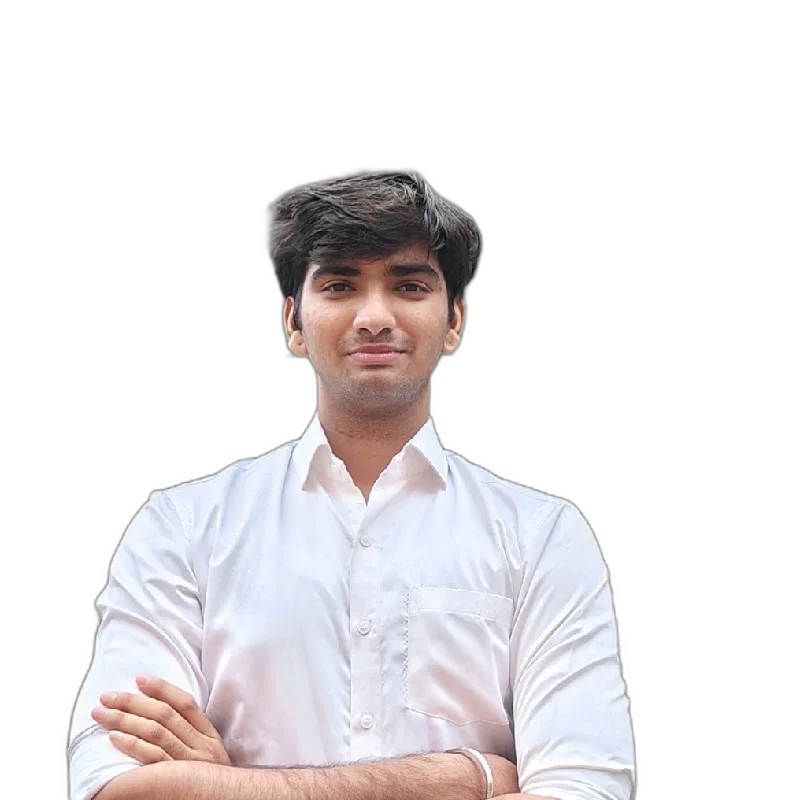
#> input picture aryan_photo_nobg.png, 800 x 800 px
$ python generate_perfect_portrait.py
#> lines starting #> are read from the running program, lines starting #| are printed output that depends on the picture; after the words box and inside, x2 and y2 are one past the last pixel; in counts of white or black regions, pixels touching at a corner belong together
import os
import math
import shutil
import numpy as np
from PIL import Image, ImageFilter, ImageOps

def load_and_crop_photo(photo_path, target_w=300, target_h=307):
#> called with photo_path = 'aryan_photo_nobg.png', target_w = 300, target_h = 307
    img = Image.open(photo_path)
#> img is the input picture: PIL image 800x800 RGBA; mean R, G, B, A 68.7, 65.3, 66.8, 85.9
    arr = np.array(img.convert("RGBA"), dtype=np.float32)

    alpha = arr[:, :, 3] / 255.0
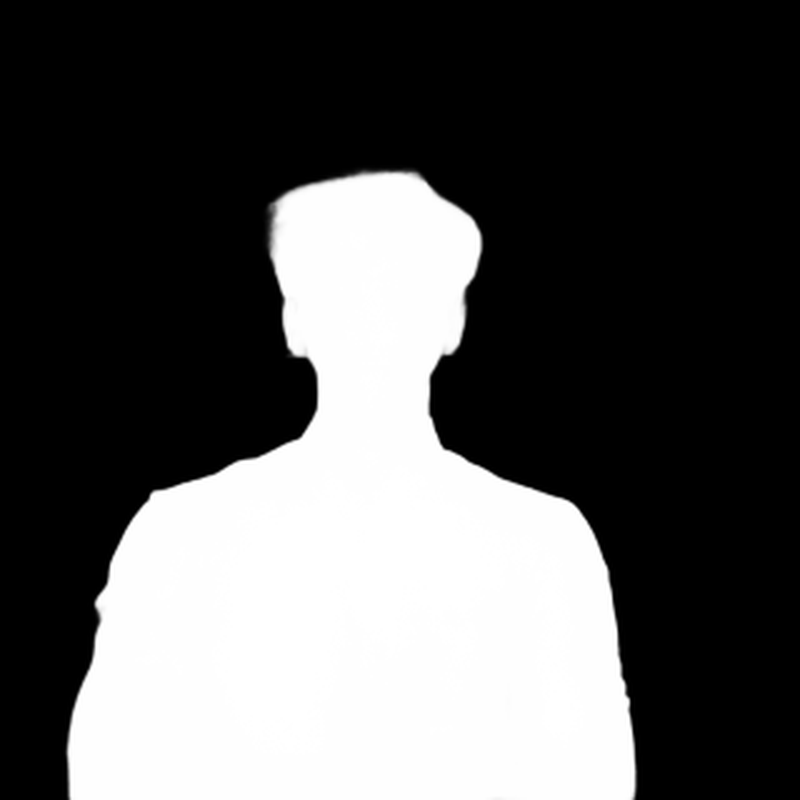
#> alpha: shape (800, 800) float32; min 0, max 1, mean 0.337
    row_alpha = alpha.sum(axis=1)
#> row_alpha = 800 values, max 565.3 at index 752, min 0 at index 0, mean 269.5
    top_y = np.where(row_alpha > target_w * 0.1)[0][0]
#> top_y = 173

    start_y = max(0, top_y - 25)
#> start_y = 148
    orig_h, orig_w = arr.shape[:2]
#> orig_h = 800; orig_w = 800
    target_aspect = target_w / target_h
    desired_h = int(round(orig_w / target_aspect))
#> desired_h = 819

    if start_y + desired_h <= orig_h:
        cropped = img.crop((0, start_y, orig_w, start_y + desired_h))
    else:
        avail_h = orig_h - start_y
#> avail_h = 652
        desired_w = int(round(avail_h * target_aspect))
#> desired_w = 637
        left_x = (orig_w - desired_w) // 2
#> left_x = 81
        cropped = img.crop((left_x, start_y, left_x + desired_w, orig_h))

    resized = cropped.resize((target_w, target_h), Image.Resampling.LANCZOS)
    res_arr = np.array(resized, dtype=np.float32)
    return res_arr

def compute_adaptive_contrast_map(res_arr):
    rgb = res_arr[:, :, :3] / 255.0
    alpha = res_arr[:, :, 3] / 255.0

    alpha_img = Image.fromarray((alpha * 255).astype(np.uint8))
    alpha_smooth = np.array(alpha_img.filter(ImageFilter.GaussianBlur(radius=0.5)), dtype=np.float32) / 255.0
    fg_mask = (alpha_smooth > 0.15).astype(np.float32)

    lum = 0.28 * rgb[:, :, 0] + 0.57 * rgb[:, :, 1] + 0.15 * rgb[:, :, 2]

    lum_img = Image.fromarray((np.clip(lum, 0, 1) * 255).astype(np.uint8))
    blur_large = np.array(lum_img.filter(ImageFilter.GaussianBlur(radius=10)), dtype=np.float32) / 255.0
    blur_med   = np.array(lum_img.filter(ImageFilter.GaussianBlur(radius=3)), dtype=np.float32) / 255.0
    blur_fine  = np.array(lum_img.filter(ImageFilter.GaussianBlur(radius=0.8)), dtype=np.float32) / 255.0

    detail_fine = lum - blur_fine
    detail_med  = lum - blur_med
    local_norm  = lum / (blur_large + 0.05)

    edge_detector = np.array(lum_img.filter(ImageFilter.FIND_EDGES), dtype=np.float32) / 255.0
    edges = np.clip(edge_detector * 2.0, 0, 1) * fg_mask

    h, w = lum.shape
    y_idx, x_idx = np.indices((h, w))

    is_face = (y_idx >= h * 0.15) & (y_idx <= h * 0.65) & (x_idx >= w * 0.2) & (x_idx <= w * 0.8) & (fg_mask > 0.5)
    is_jacket = (y_idx > h * 0.60) & (fg_mask > 0.5)
    is_beard = (y_idx >= h * 0.45) & (y_idx <= h * 0.65) & (x_idx >= w * 0.3) & (x_idx <= w * 0.7) & (fg_mask > 0.5)

    return lum, local_norm, detail_fine, detail_med, edges, fg_mask

def generate_halftone_dither(res_arr, is_dark_mode=True, target_density=0.18):
    lum, local_norm, detail_fine, detail_med, edges, fg_mask = compute_adaptive_contrast_map(res_arr)

    bayer_8x8 = np.array([
        [ 0, 32,  8, 40,  2, 34, 10, 42],
        [48, 16, 56, 24, 50, 18, 58, 26],
        [12, 44,  4, 36, 14, 46,  6, 38],
        [60, 28, 52, 20, 62, 30, 54, 22],
        [ 3, 35, 11, 43,  1, 33,  9, 41],
        [51, 19, 59, 27, 49, 17, 57, 25],
        [15, 47,  7, 39, 13, 45,  5, 37],
        [63, 31, 55, 23, 61, 29, 53, 21]
    ], dtype=np.float32) / 64.0

    h, w = lum.shape
    tiled_bayer = np.tile(bayer_8x8, (int(np.ceil(h / 8)), int(np.ceil(w / 8))))[:h, :w]

    if is_dark_mode:
        base_tone = lum * 0.65 + (local_norm - 1.0) * 0.15 + detail_med * 1.8 + detail_fine * 1.4
        base_tone += edges * 0.35
        base_tone = np.clip(base_tone, 0, 1) * fg_mask

        low, high = -1.0, 1.0
        best_binary = None
        for _ in range(25):
            mid = (low + high) / 2.0
            thresh = (tiled_bayer * 0.75 + 0.12) + mid
            binary = (base_tone > thresh).astype(np.uint8) * (fg_mask > 0.3).astype(np.uint8)
            binary = np.where(edges > 0.45, 1, binary) * (fg_mask > 0.3).astype(np.uint8)
            binary[0, :] = 1; binary[-1, :] = 1; binary[:, 0] = 1; binary[:, -1] = 1

            density = binary.mean()
            if density < target_density:
                high = mid
            else:
                low = mid
        best_binary = binary

    else:
        inv_lum = 1.0 - lum
        base_tone = inv_lum * 0.75 + (1.0 - local_norm) * 0.15 - detail_med * 1.8 - detail_fine * 1.4
        base_tone += edges * 0.45
        base_tone = np.clip(base_tone, 0, 1) * fg_mask

        low, high = -1.0, 1.0
        best_binary = None
        for _ in range(25):
            mid = (low + high) / 2.0
            thresh = (tiled_bayer * 0.70 + 0.10) + mid
            binary = (base_tone > thresh).astype(np.uint8) * (fg_mask > 0.3).astype(np.uint8)
            binary = np.where(edges > 0.40, 1, binary) * (fg_mask > 0.3).astype(np.uint8)
            binary[0, :] = 1; binary[-1, :] = 1; binary[:, 0] = 1; binary[:, -1] = 1

            density = binary.mean()
            if density > target_density:
                low = mid
            else:
                high = mid
        best_binary = binary

    return best_binary

def print_statistics(name, binary):
    total = binary.size
    active = binary.sum()
    print(f"\n--- Statistical Quality Check: {name} ---")
    print(f"Total active dots: {active} out of {total} ({active/total:.2%})")

    runs = []
    h, w = binary.shape
    for y in range(h):
        row = binary[y]
        diff = np.diff(np.concatenate(([0], row, [0])))
        starts = np.where(diff == 1)[0]
        ends = np.where(diff == -1)[0]
        for s, e in zip(starts, ends):
            runs.append(e - s)

    runs = np.array(runs)
    if len(runs) > 0:
        single_pixels = (runs == 1).sum() / len(runs)
        print(f"Run count: {len(runs)}, Mean run length: {runs.mean():.2f}, Single-pixel runs: {single_pixels:.2%}")
    else:
        print("No runs found.")

if __name__ == "__main__":
    photo_path = "aryan_photo_nobg.png"
    if not os.path.exists(photo_path):
        print(f"Error: file {photo_path} not found.")
        exit(1)

    print("Processing photo with Ultimate Adaptive Contrast & Density Engine...")
    res_arr = load_and_crop_photo(photo_path, 300, 307)

    binary_dark = generate_halftone_dither(res_arr, is_dark_mode=True, target_density=0.182)
#> in compute_adaptive_contrast_map, `fg_mask = (alpha_smooth > 0.15).astype(np.float32)`:
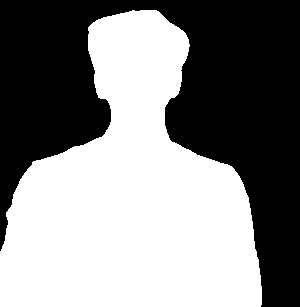
#> fg_mask: shape (307, 300) float32; values 0 (black) and 1 (white), 52.5% white; 1 black region, box (x1, y1, x2, y2) and area: (0, 0, 300, 307) 43765
#> in compute_adaptive_contrast_map, `is_face = (y_idx >= h * 0.15) & (y_idx <= h * 0.65) & (x_idx >= w * 0...`: is_face: shape (307, 300) bool; 17.9% white; 1 white region, box (x1, y1, x2, y2) and area: (60, 47, 241, 200) 16499
#> in compute_adaptive_contrast_map, `is_jacket = (y_idx > h * 0.60) & (fg_mask > 0.5)`: is_jacket: shape (307, 300) bool; 33.2% white; 1 white region, box (x1, y1, x2, y2) and area: (0, 185, 262, 307) 30615
#> in compute_adaptive_contrast_map, `is_beard = (y_idx >= h * 0.45) & (y_idx <= h * 0.65) & (x_idx >= w * 0..`: is_beard: shape (307, 300) bool; 7.5% white; 1 white region, box (x1, y1, x2, y2) and area: (90, 139, 211, 200) 6909
#> the loop in generate_halftone_dither, `for _ in range(25):` made 25 passes
#> density on passes 1 to 12: 0.322, 0.0977, 0.194, 0.138, 0.164, 0.179, 0.186, 0.182, 0.18, 0.181, 0.182, 0.182
#> after the loop in generate_halftone_dither, `for _ in range(25):`: binary: shape (307, 300); values 0 (black) and 1 (white), 18.2% white in thin lines or dots
    binary_light = generate_halftone_dither(res_arr, is_dark_mode=False, target_density=0.415)
#> call 2 of generate_halftone_dither, with is_dark_mode = False, target_density = 0.415
#> in generate_halftone_dither (call 2), `base_tone = inv_lum * 0.75 + (1.0 - local_norm) * 0.15 - detail_med * ..`:
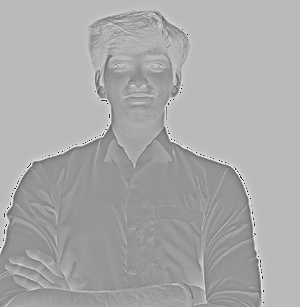
#> base_tone: shape (307, 300) float32; min -3.35, max 2.45, mean 0.518; drawn with min black and max white
#> the loop in generate_halftone_dither (call 2), `for _ in range(25):` made 25 passes
#> density on passes 1 to 12: 0.176, 0.441, 0.31, 0.379, 0.41, 0.426, 0.419, 0.415, 0.416, 0.415, 0.415, 0.415
#> pass 1, in generate_halftone_dither (call 2), `binary = np.where(edges > 0.40, 1, binary) * (fg_mask > 0.3).astype(np..`:
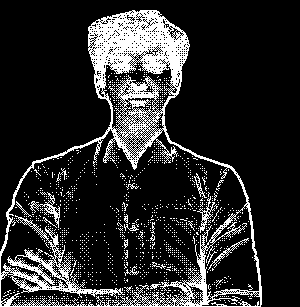
#> binary: shape (307, 300); values 0 (black) and 1 (white), 16.7% white in thin lines or dots, all inside (x1, y1, x2, y2) = (0, 10, 262, 307)
#> after the loop in generate_halftone_dither (call 2), `for _ in range(25):`:
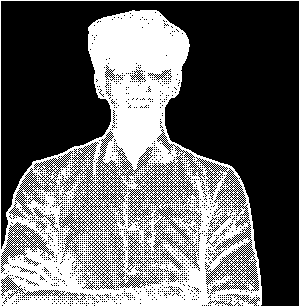
#> binary: shape (307, 300); values 0 (black) and 1 (white), 41.5% white; 1 white region, box (x1, y1, x2, y2) and area: (0, 0, 300, 307) 38222

    print_statistics("Dark Theme Portrait", binary_dark)
#> in print_statistics, `active = binary.sum()`: active = 16763
#| Total active dots: 16763 out of 92100 (18.20%)
#> the loop in print_statistics, `for y in range(h):` made 307 passes
#> (starts, ends) on passes 1 to 3: ([0], [300]), ([0, 299], [1, 300]), ([0, 299], [1, 300])
#> after the loop in print_statistics, `for y in range(h):`: runs = 11545 values, max 300 at index 0, min 1 at index 1, mean 1.45
#> in print_statistics, `single_pixels = (runs == 1).sum() / len(runs)`: single_pixels = 0.826
#| Run count: 11545, Mean run length: 1.45, Single-pixel runs: 82.59%
    print_statistics("Light Theme Portrait", binary_light)
#| Total active dots: 38222 out of 92100 (41.50%)
#> the loop in print_statistics (call 2), `for y in range(h):` made 307 passes
#| Run count: 11859, Mean run length: 3.22, Single-pixel runs: 72.26%

    h, w = binary_dark.shape
#> h = 307; w = 300
    dark_preview = np.full((h, w, 3), [10, 16, 31], dtype=np.uint8)
    dark_preview[binary_dark == 1] = [34, 211, 238]
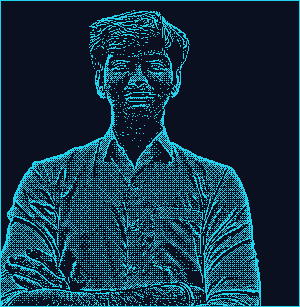
#> dark_preview: shape (307, 300, 3); mean of channels 0, 1, 2 14.4, 51.5, 68.7; drawn as R, G, B
    Image.fromarray(dark_preview).save("perfect_dark.png")

    light_preview = np.full((h, w, 3), [248, 250, 252], dtype=np.uint8)
    light_preview[binary_light == 1] = [8, 145, 178]
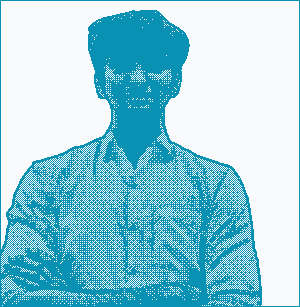
#> light_preview: shape (307, 300, 3); mean of channels 0, 1, 2 148.4, 206.4, 221.3; drawn as R, G, B
    Image.fromarray(light_preview).save("perfect_light.png")

    print("\nSaved high-resolution verification previews:\n  -> perfect_dark.png\n  -> perfect_light.png")
